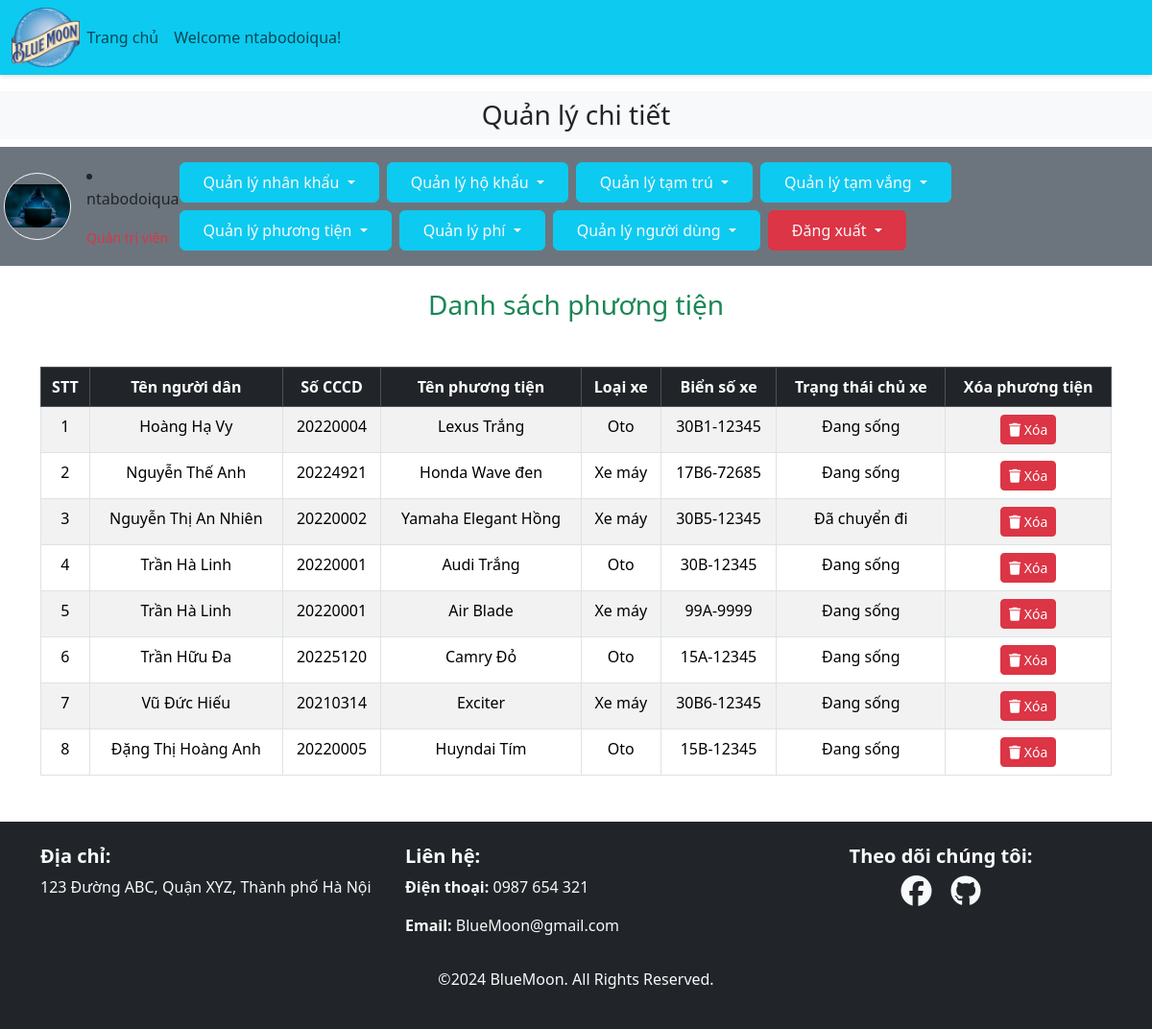
Page /admin_area/index.php?view_vehicles (signed in) on the committed database.
### tables this page shows
CREATE TABLE `vehicles` (
  `vehicle_id` int(11) NOT NULL,
  `resident_id` int(11) NOT NULL,
  `vehicle_name` varchar(100) NOT NULL,
  `vehicle_type` varchar(50) NOT NULL,
  `vehicle_plate` varchar(20) NOT NULL
);

CREATE TABLE `residents` (
  `resident_id` int(11) NOT NULL,
  `resident_name` varchar(50) NOT NULL,
  `resident_phone` varchar(20) NOT NULL,
  `resident_email` varchar(100) NOT NULL,
  `apartment_id` int(11) NOT NULL,
  `resident_image` varchar(255) NOT NULL,
  `resident_status` varchar(50) NOT NULL,
  `resident_ngayden` date DEFAULT NULL,
  `resident_ngaydi` date DEFAULT NULL,
  `resident_dob` date NOT NULL,
  `resident_relation_owner` varchar(50) NOT NULL
);

### admin_area/view_vehicles.php (the view, shortened to what this page needs)
<h3 class="text-center text-success my-4">Danh sách phương tiện</h3>
<table class="table table-bordered table-hover table-striped mt-5">
    <thead class="table-dark">
        <tr class="text-center">
            <th>STT</th>
            <th>Tên người dân</th>
            <th>Số CCCD</th>
            <th>Tên phương tiện</th>
            <th>Loại xe</th>
            <th>Biển số xe</th>
            <th>Trạng thái chủ xe</th>
            <th>Xóa phương tiện</th>
        </tr>
    </thead>
    <tbody>
    <?php
    include('../includes/connect.php');
    $query_vehicles = "
        SELECT
            v.vehicle_id,
            v.vehicle_name,
            v.vehicle_type,
            v.vehicle_plate,
            r.resident_name,
            r.resident_phone,
            r.resident_status
        FROM vehicles AS v
        JOIN residents AS r ON v.resident_id = r.resident_id
        ORDER BY r.resident_name, v.vehicle_type
    ";
    $result_vehicles = mysqli_query($con, $query_vehicles);
    if (mysqli_num_rows($result_vehicles) > 0) {
        $stt = 1;
        while ($row_vehicle = mysqli_fetch_assoc($result_vehicles)) {
            $vehicle_name = $row_vehicle['vehicle_name'];
            $vehicle_type = $row_vehicle['vehicle_type'];
            $vehicle_plate = $row_vehicle['vehicle_plate'];
            $resident_name = $row_vehicle['resident_name'];
            $resident_phone = $row_vehicle['resident_phone'];
            $resident_status = $row_vehicle['resident_status'];
            $vehicle_id = $row_vehicle['vehicle_id'];
            echo '<tr class="text-center">';
            echo "<td>$stt</td>";
            echo "<td>$resident_name</td>";
            echo "<td>$resident_phone</td>";
            echo "<td>$vehicle_name</td>";
            echo "<td>$vehicle_type</td>";
            echo "<td>$vehicle_plate</td>";
            echo "<td>$resident_status</td>";
            echo "<td>
            <button class='btn btn-sm btn-danger delete-btn' data-id=$vehicle_id>
                    <i class='fa-solid fa-trash'></i> Xóa
                </button>
            </td>";
            echo '</tr>';
            $stt++;
        }
    } else {
        echo '<tr>';
        echo '<td colspan="8" class="text-center text-warning">Không có phương tiện nào được tìm thấy!</td>';
        echo '</tr>';
    }
    ?>
</tbody>
</table>

### style.css (style rules this page uses)
* { margin:0; padding:0; box-sizing: border-box; }
body { padding-top: 95px; }

### rows in the picture
vehicles: resident.resident_name "Hoàng Hạ Vy", resident.resident_phone "20220004", vehicle_name "Lexus Trắng", vehicle_type "Oto", vehicle_plate "30B1-12345", resident.resident_status "Đang sống"
vehicles: resident.resident_name "Nguyễn Thế Anh", resident.resident_phone "20224921", vehicle_name "Honda Wave đen", vehicle_type "Xe máy", vehicle_plate "17B6-72685", resident.resident_status "Đang sống"
vehicles: resident.resident_name "Nguyễn Thị An Nhiên", resident.resident_phone "20220002", vehicle_name "Yamaha Elegant Hồng", vehicle_type "Xe máy", vehicle_plate "30B5-12345", resident.resident_status "Đã chuyển đi"
vehicles: resident.resident_name "Trần Hà Linh", resident.resident_phone "20220001", vehicle_name "Audi Trắng", vehicle_type "Oto", vehicle_plate "30B-12345", resident.resident_status "Đang sống"
vehicles: resident.resident_name "Trần Hà Linh", resident.resident_phone "20220001", vehicle_name "Air Blade", vehicle_type "Xe máy", vehicle_plate "99A-9999", resident.resident_status "Đang sống"
vehicles: resident.resident_name "Trần Hữu Đa", resident.resident_phone "20225120", vehicle_name "Camry Đỏ", vehicle_type "Oto", vehicle_plate "15A-12345", resident.resident_status "Đang sống"
vehicles: resident.resident_name "Vũ Đức Hiếu", resident.resident_phone "20210314", vehicle_name "Exciter", vehicle_type "Xe máy", vehicle_plate "30B6-12345", resident.resident_status "Đang sống"
vehicles: resident.resident_name "Đặng Thị Hoàng Anh", resident.resident_phone "20220005", vehicle_name "Huyndai Tím", vehicle_type "Oto", vehicle_plate "15B-12345", resident.resident_status "Đang sống"

### other values in the picture
$_SESSION['username'] "ntabodoiqua"
